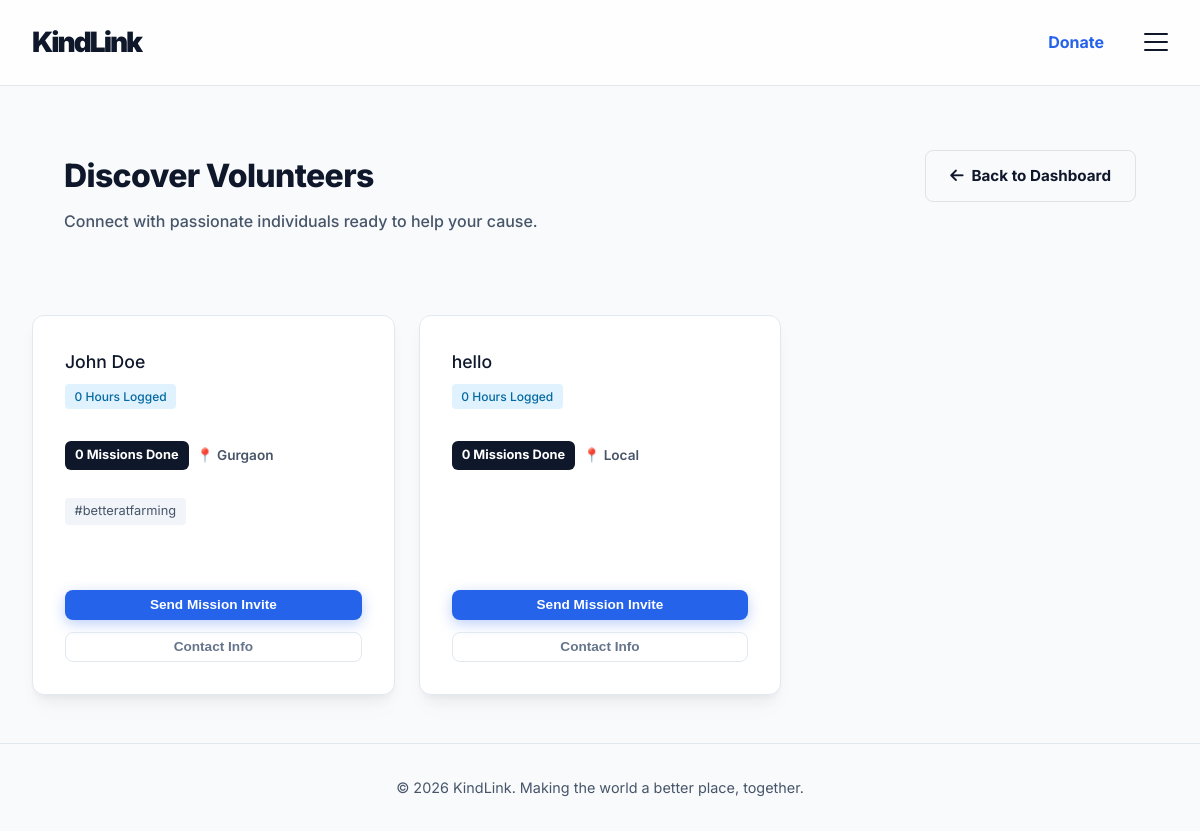
Screenshot of /view_volunteers (signed in) with the database file from the repository.
### app.py (models this page shows)
class User(db.Model):
    id = db.Column(db.Integer, primary_key=True)
    role = db.Column(db.String(20), nullable=False) # 'volunteer' or 'ngo'
    name = db.Column(db.String(100), nullable=False)
    email = db.Column(db.String(120), unique=True, nullable=False)
    password = db.Column(db.String(200), nullable=False)
    mobile = db.Column(db.String(20), default='')
    hours_logged = db.Column(db.Integer, default=0)
    badges = db.Column(db.String(200), default='') # comma separated
    location = db.Column(db.String(100), default='Local')
    skills = db.Column(db.String(255), default='') # comma separated
    interests = db.Column(db.String(255), default='')
    availability = db.Column(db.String(100), default='')
    is_available_now = db.Column(db.Boolean, default=False)
    mission = db.Column(db.Text, default='')

### app.py (the view)
@app.route('/view_volunteers')
def view_volunteers():
    if 'user_id' not in session: return redirect(url_for('login'))
    user = User.query.get(session['user_id'])
    if user.role != 'ngo': return redirect(url_for('index'))
    volunteers = User.query.filter_by(role='volunteer').all()
    vol_list = []
    for vol in volunteers:
        missions_done = Application.query.filter_by(volunteer_id=vol.id, is_completed=True).count()
        vol_list.append({
            'user': vol,
            'missions_done': missions_done
        })
    return render_template('view_volunteers.html', volunteers=vol_list)

### templates/view_volunteers.html (shortened to what this page needs)
{% extends "base.html" %}
{% block content %}
<div class="container" style="padding-top: 2rem;">
    <div class="dashboard-header" style="margin-bottom: 3rem; display: flex; justify-content: space-between; align-items: flex-start; gap: 2rem; flex-wrap: wrap;">
        <div class="header-left">
            <h1 class="responsive-h1" style="font-weight: 800; letter-spacing: -0.02em; margin-bottom: 0.5rem;">Discover Volunteers</h1>
            <p class="responsive-p" style="color: var(--text-secondary); font-weight: 500;">Connect with passionate individuals ready to help your cause.</p>
        </div>
        <div class="header-right">
            <a href="{{ url_for('ngo_dashboard') }}" class="btn btn-outline" style="display: flex; align-items: center; gap: 0.5rem; font-weight: 700; color: var(--text-primary); border-color: rgba(15, 23, 42, 0.1); padding: 0.8rem 1.5rem;">
                <i class="fa-solid fa-arrow-left"></i> Back to Dashboard
            </a>
        </div>
    </div>
    <section class="matches-section">
        <div class="matches-grid">
            {% if volunteers %}
                {% for item in volunteers %}
                <div class="match-card glass-card hover-lift">
                    <div class="match-header">
                        <h4 style="display:flex; align-items:center; gap:0.5rem; flex-wrap:wrap; margin:0;">
                            {{ item.user.name }}
                        </h4>
                        <span class="match-score" style="font-size: 0.75rem; width: fit-content; background: #e0f2fe; color: #0369a1;">{{ item.user.hours_logged }} Hours Logged</span>
                    </div>
                    <div class="match-info-center">
                        <div style="margin-top: 0.5rem; display: flex; gap: 0.5rem; align-items: center;">
                            <span class="badge" style="background: var(--text-primary); color: white; padding: 4px 10px; border-radius: 6px; font-size: 0.8rem; font-weight: 700;">
                                {{ item.missions_done }} Missions Done
                            </span>
                            <span style="font-size: 0.85rem; color: var(--text-secondary); font-weight: 600;">📍 {{ item.user.location }}</span>
                        </div>
                        <div class="match-tags" style="margin-top: 1rem;">
                            {% for skill in item.user.skills.split(',') %}
                                {% if skill.strip() %}
                                <span class="tag">#{{ skill.strip().lower()|replace(' ', '') }}</span>
                                {% endif %}
                            {% endfor %}
                        </div>
                    </div>
                    <div class="match-actions-end">
                        <button class="btn btn-primary btn-sm btn-block"
                                data-name="{{ item.user.name }}"
                                data-email="{{ item.user.email }}"
                                onclick="sendInvite(this)">Send Mission Invite</button>
                        <button class="btn btn-outline btn-sm btn-block" style="border-color: #e2e8f0; color: #64748b;"
                                data-name="{{ item.user.name }}"
                                data-mobile="{{ item.user.mobile if item.user.mobile else 'Not provided' }}"
                                onclick="showVolunteerContact(this)">Contact Info</button>
                    </div>
                </div>
                {% endfor %}
            {% else %}
                <div class="empty-state" style="grid-column: 1 / -1; padding: 4rem;">
                    <p style="font-size: 1.1rem;">No volunteers registered on the platform yet. They're coming soon!</p>
                </div>
            {% endif %}
        </div>
    </section>
</div>
{% endblock %}

### static/css/style.css (style rules this page uses)
:root { --bg-light: #f8fafc; --surface-light: #ffffff; --text-primary: #0f172a; --text-secondary: #475569; --brand-primary: #0f172a; --brand-accent: #2563eb; --brand-accent-soft: rgba(37, 99, 235, 0.08); --border-color: #e2e8f0; --premium-shadow: 0 4px 6px -1px rgba(0, 0, 0, 0.03), 0 10px 15px -3px rgba(0, 0, 0, 0.05), 0 20px 25px -5px rgba(0, 0, 0, 0.02); --error: #ef4444; --success: #10b981; }
* { box-sizing: border-box; margin: 0; padding: 0; }
body { font-family: 'Inter', sans-serif; background-color: var(--bg-light); color: var(--text-primary); line-height: 1.6; overflow-x: hidden; min-height: 100vh; display: flex; flex-direction: column; word-wrap: break-word; overflow-wrap: break-word; }
html { overflow-x: hidden; }
a { color: var(--brand-accent); text-decoration: none; transition: all 0.2s cubic-bezier(0.4, 0, 0.2, 1); font-weight: 600; }
.container { max-width: 1400px; margin: 0 auto; padding: 0 2rem; }
.btn { display: inline-flex; align-items: center; justify-content: center; padding: 0.75rem 1.5rem; border-radius: 8px; font-weight: 700; text-align: center; cursor: pointer; transition: all 0.3s cubic-bezier(0.4, 0, 0.2, 1); border: 1px solid transparent; font-size: 0.95rem; gap: 0.75rem; }
.btn-primary { background-color: var(--brand-accent); color: white; box-shadow: 0 4px 14px 0 rgba(37, 99, 235, 0.3); }
.btn-outline { border: 1px solid var(--border-color); color: var(--text-primary); background: transparent; }
.btn-block { display: block; width: 100%; }
.btn-sm { padding: 0.4rem 0.8rem; font-size: 0.85rem; }
.glass-card, .glass-container { background: #ffffff; border: 1px solid var(--border-color); border-radius: 12px; padding: 2.5rem; transition: all 0.3s cubic-bezier(0.4, 0, 0.2, 1); box-shadow: var(--premium-shadow); }
.glass-card { position: relative; }
.dashboard-header { display: flex; justify-content: space-between; align-items: center; padding: 2rem; margin-bottom: 2.5rem; flex-wrap: wrap; gap: 2rem; }
.badges-section, .matches-section, .analytics-section, .opps-section { margin-bottom: 3rem; }
.matches-grid { display: grid; grid-template-columns: repeat(auto-fill, minmax(350px, 1fr)); gap: 1.5rem; margin-top: 1.5rem; }
.match-card { padding: 2rem; display: flex; flex-direction: column; gap: 1.5rem; align-items: stretch; transition: all 0.3s cubic-bezier(0.4, 0, 0.2, 1); }
.match-header { display: flex; flex-direction: column; gap: 0.5rem; }
.match-info-center { flex: 1; display: flex; flex-direction: column; gap: 0.75rem; }
.match-actions-end { display: flex; flex-direction: column; gap: 0.75rem; align-items: stretch; }
.hover-lift { transition: transform 0.3s cubic-bezier(0.4, 0, 0.2, 1), box-shadow 0.3s cubic-bezier(0.4, 0, 0.2, 1); }
.match-header h4 { font-weight: 500; font-size: 1.1rem; }
.match-score { background: #f0fdf4; color: var(--success); padding: 0.2rem 0.6rem; border-radius: 4px; font-size: 0.8rem; font-weight: 500; }
.match-tags { display: flex; gap: 0.5rem; flex-wrap: wrap; }
.tag { background-color: #f1f5f9; color: var(--text-secondary); padding: 0.2rem 0.6rem; border-radius: 4px; font-size: 0.8rem; }

### templates/view_volunteers.html (style rules this page uses)
.match-card { min-height: 380px; justify-content: space-between; }

### rows the page displays
User: user.name "John Doe", user.hours_logged "0", user.location "Gurgaon", strip "betteratfarming"
User: user.name "hello", user.hours_logged "0", user.location "Local"

### other values shown
{{ item.missions_done }} "0" "0"
